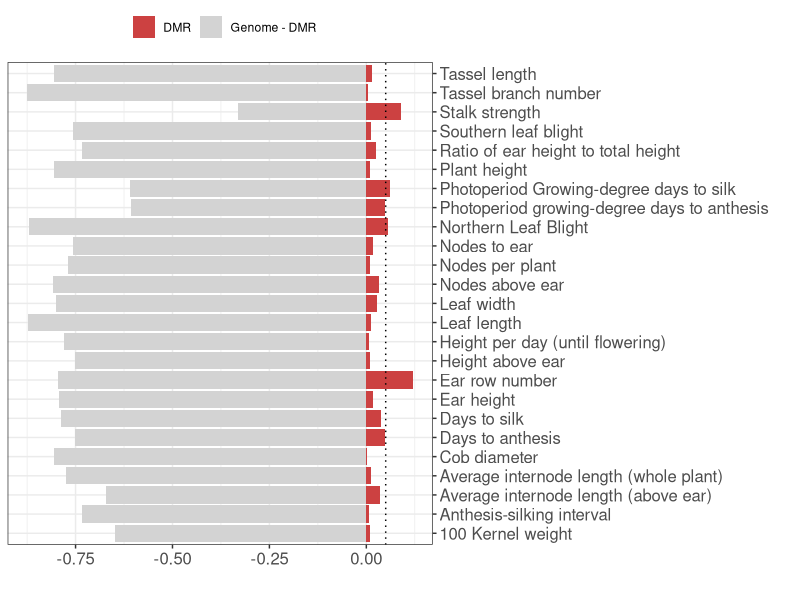
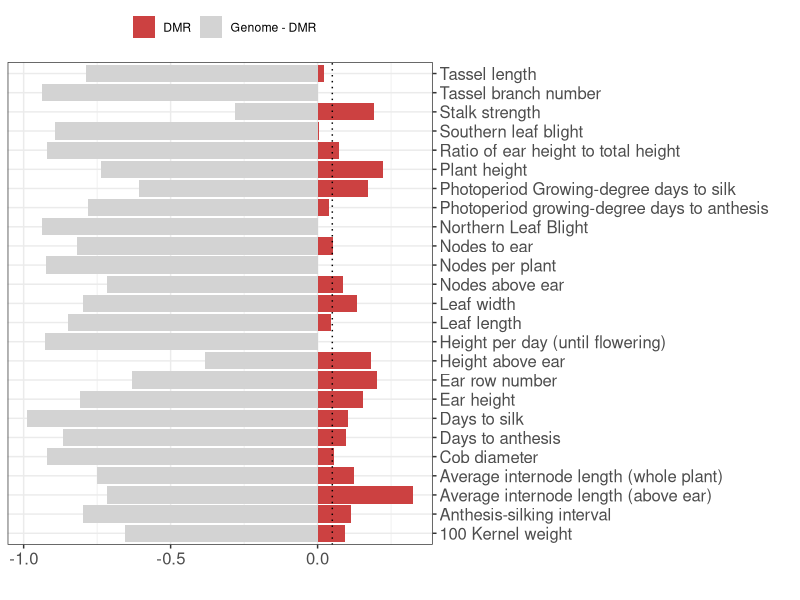
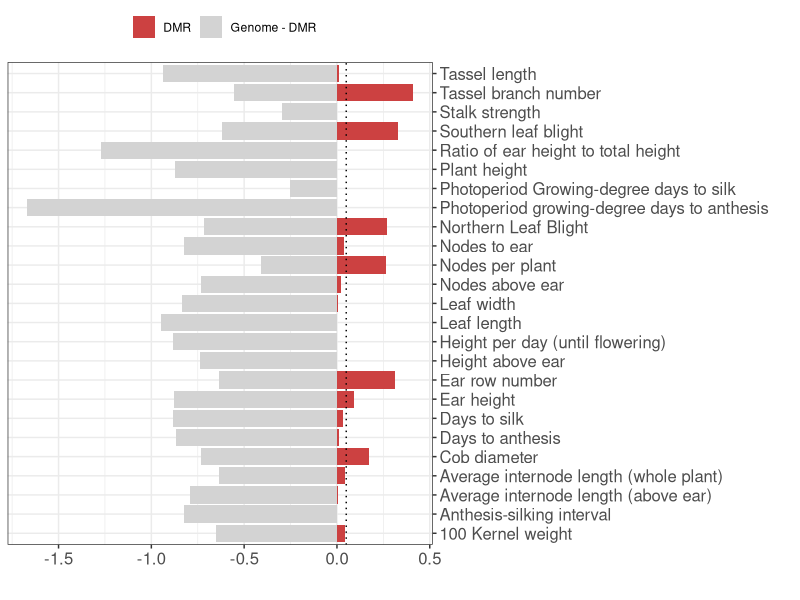

Recreate these plots in R, in order. (Note: this script raises an error after producing the figures.)
## ---- chunk 1
knitr::opts_chunk$set(echo = TRUE) 
knitr::opts_knit$set(root.dir=normalizePath('..//')) 
#library(tidyverse)
## ---- chunk 2

library("dplyr")
library("tidyr")
library("ggplot2")


mybarplot <- function(df){
  
  df <- df[order(df$h2, decreasing = TRUE),]
  p <- ggplot(df, aes(x=pretty_name, y=var, fill=k), position = position_stack(reverse = TRUE)) +
    geom_bar(stat="identity") +
    coord_flip() +
    theme_bw() +
    xlab("") +
    ylab("") +
    geom_hline(yintercept=0.05, linetype="dotted") +
    scale_x_discrete(position = "top") +
    geom_vline(xintercept=0.05, linetype="dotted") +
    # https://www.color-hex.com/color-palette/73961
    
    scale_fill_manual(values=c("#cc4141", "#d3d3d3"),
                      name=c(""),
                      labels=c("DMR", "Genome - DMR")) +
    
    
    theme(legend.position="top", axis.text=element_text(size=12), axis.title=element_text(size=15) )
  #########
  return(p)
}



cg1 <- read.csv("cache/h2_CG_teosinte_maize_cleaned.csv")

pdf("graphs/barplot_CG_teosinte_maize_nofeature.pdf", width = 10, height=6)
mybarplot(df=cg1)
dev.off()  

cg2 <- read.csv("cache/h2_CG_teosinte_landrace_cleaned.csv")
pdf("graphs/barplot_CG_teosinte_landrace_nofeature_cleaned.pdf", width = 10, height=6)
mybarplot(df=cg2)
dev.off()  

cg3 <- read.csv("cache/h2_CG_landrace_maize_cleaned.csv")
pdf("graphs/barplot_CG_landrace_maize_nofeature_cleaned.pdf", width = 10, height=6)
mybarplot(df=cg3)
dev.off()  

## ---- chunk 3
chg1 <- read.csv("cache/h2_CHG_teosinte_maize.csv")

pdf("graphs/barplot_CHG_teosinte_maize.pdf", width = 8, height=4)
mybarplot(df=chg1)
dev.off()  

chg2 <- read.csv("cache/h2_CHG_teosinte_landrace.csv")
pdf("graphs/barplot_CHG_teosinte_landrace.pdf", width = 8, height=4)
mybarplot(df=chg2)
dev.off()  

chg3 <- read.csv("cache/h2_CHG_landrace_maize.csv")
pdf("graphs/barplot_CHG_landrace_maize.pdf", width = 8, height=8)
mybarplot(df=chg3)
dev.off()  
## ---- chunk 4
cg1 <- read.csv("cache/h2_CG_teosinte_maize.csv")
s1 <- read.csv("cache/h2_CG_teosinte_maize_sample.csv")


obs <- subset(cg1, h2 > 0.05)


pdf("graphs/var_explained.pdf", width=8, height=8)
for(i in 1:16){
  plot_beans(obs, bg=s1, mytrait=as.character(obs$trait)[i])
}
dev.off()

